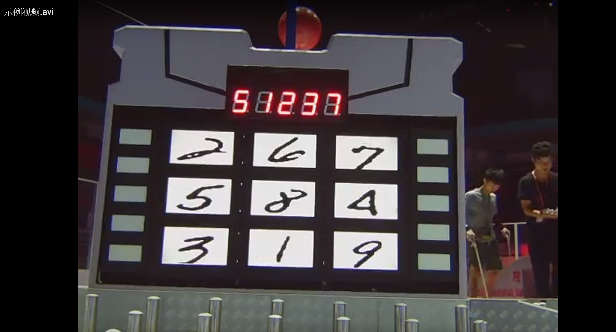
//> input picture week2_practice/Rune2.png, 616 x 332 px, given in place of Rune2.jpg, which was not available
$ ./assignment2_3__redo   (built with g++ and OpenCV 4)
//> lines starting //> are read from the running program, lines starting //| are printed output that depends on the picture; after the words box and inside, x2 and y2 are one past the last pixel; in counts of white or black regions, pixels touching at a corner belong together; pictures that were not available may be replaced by others from this repository, and a replacement may not be noted
#include <opencv2/core.hpp>
#include <opencv2/imgcodecs.hpp>
#include <opencv2/highgui.hpp>
#include <iostream>
#include "opencv2/imgproc.hpp"
#include "opencv2/imgcodecs.hpp"

#include <cstdlib>
#include <iostream>
#include <string>
#include <algorithm>
using namespace cv;
using namespace std;

Mat gray_src;
int thresh = 100;
RNG rng(12345);
int max_binary_value=255;

void threshold( Mat m);

bool comp(const vector<int>& a, const vector<int>& b)  {
	return (a[4]>b[4]);//sort in decending order
}

int main( int argc, char** argv )
{
    //2.a
    String srcName( "Rune2" );
    int i=0;

    if( argc > 1)
    {
        srcName = argv[4];
    }
    Mat src;

    src = imread( srcName+".jpg", IMREAD_COLOR );
//> src is the input picture: 332 rows x 616 cols, CV_8UC3; mean B, G, R 59.8, 57.7, 63
    i=1;
    if (src.empty()){
		src = imread( srcName+".png", IMREAD_COLOR );
        i=2;
    }

    if( src.empty() )
    {
        cout <<  "Could not open or find the src" << std::endl ;
        return -1;
    }

    //2.b
    cout<<srcName<<" size: "<<src.size()<<endl;
//| Rune2 size: [616 x 332]
    Mat src_copy=src.clone();
    imwrite(srcName+"_copy.jpg", src_copy);

	//2.c
	String srcFile;
	if (i==1){
		srcFile=srcName+=".jpg";
	}else if(i==2){
		srcFile=srcName+=".png";
	}

	cvtColor(src, gray_src, COLOR_BGR2GRAY);
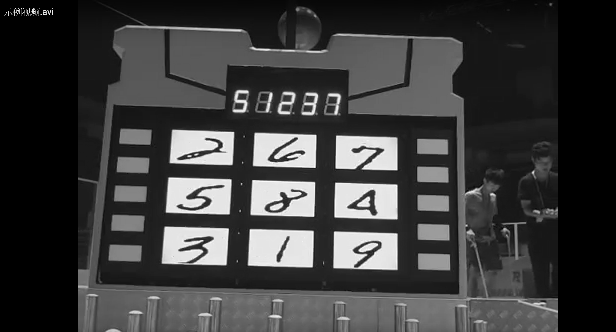
//> gray_src: 332 rows x 616 cols, CV_8UC1; min 0, max 255, mean 59.5

	Mat binary_src;
	if (i==1){
		threshold( gray_src, binary_src, 196, max_binary_value, 0 );
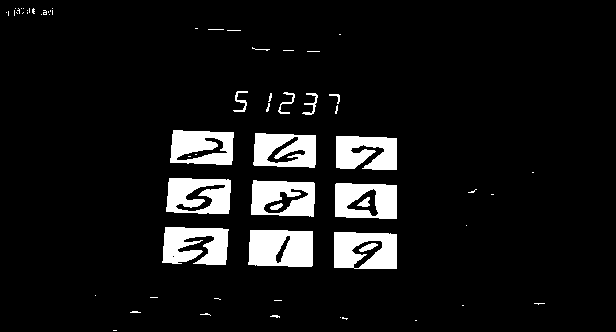
//> binary_src: 332 rows x 616 cols, CV_8UC1; 8.4% white; 65 white regions (46 under 20 px), largest, box (x1, y1, x2, y2) and area: (248, 230, 313, 267) 2162, (162, 227, 229, 265) 1935, (334, 232, 397, 269) 1863
	}else if (i==2){
		threshold( gray_src, binary_src, 221, max_binary_value, 0 );
	}
	namedWindow( "Binary: ", WINDOW_AUTOSIZE );
	imshow( "Binary: ", binary_src );

	//3
	threshold( binary_src);
    waitKey(0); // Wait for a keystroke in the window
    return 0;
}


void threshold(Mat binary_src )//this draws bounding Rect
{
//use canny operation
    Mat canny_output;
    Canny( binary_src, canny_output, thresh, thresh*2 );
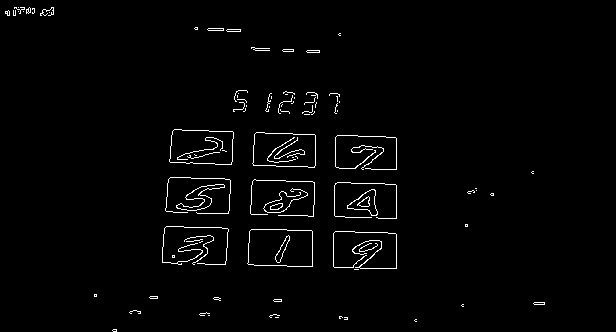
//> canny_output: 332 rows x 616 cols, CV_8UC1; 1.8% white in thin lines or dots, all inside (x1, y1, x2, y2) = (5, 7, 545, 332)

//findContours
    vector<vector<Point> > contours;
	vector<Vec4i> hierarchy;
    findContours( canny_output, contours, RETR_TREE, CHAIN_APPROX_SIMPLE );
//> contours = 123 contours, 96 with area under 20; largest, box (x1, y1, x2, y2) and area: (247, 229, 313, 267) 2284, (247, 229, 313, 267) 2283, (169, 129, 234, 165) 2016, (169, 129, 234, 165) 2016, (252, 132, 316, 168) 2004
	//findContours( canny_output, contours, RETR_EXTERNAL, CHAIN_APPROX_SIMPLE );

//find bounding polygons and then bounding rects
    vector<vector<Point> > contours_poly( contours.size() );
//> contours_poly = 123 empty contours
    vector<Rect> boundRect( contours.size() );

    for( size_t i = 0; i < contours.size(); i++ )
    {
        approxPolyDP( contours[i], contours_poly[i], 3, true );
        boundRect[i] = boundingRect( contours_poly[i] );
    }
//> this loop made 123 passes
//> after the loop, contours_poly = 123 contours, 101 with area under 20; largest, box (x1, y1, x2, y2) and area: (248, 230, 313, 267) 2174, (248, 230, 313, 266) 2142, (170, 131, 233, 165) 1938, (253, 134, 315, 168) 1936, (170, 131, 233, 164) 1906; boundRect = 123 Rects (x, y, width, height), first 8: [112, 330, 5, 2], [112, 330, 5, 1], [414, 320, 1, 1], [344, 317, 4, 3], [275, 317, 1, 1], [339, 316, 4, 2], [208, 315, 1, 1], [269, 315, 11, 2]

    Mat drawing1 = Mat::zeros( canny_output.size(), CV_8UC3 );
    for( size_t i = 0; i< contours.size(); i++ )
    {
		Scalar color = Scalar( 0, 0,255);
        drawContours( drawing1, contours, (int)i, color, 1, LINE_8, hierarchy, 0  );
		color = Scalar( 0, 255,0);
        rectangle( drawing1, boundRect[i].tl(), boundRect[i].br(), color, 1 );
    }
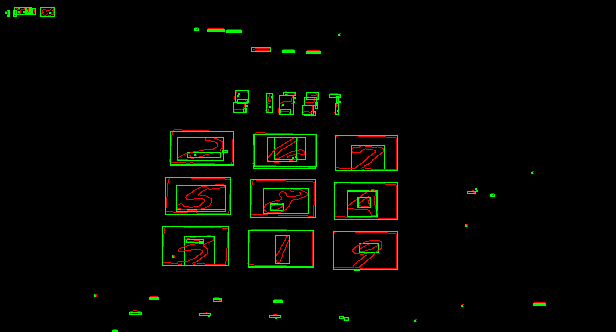
//> drawing1: 332 rows x 616 cols, CV_8UC3; mean B, G, R 0, 5.8, 3.5
//draw contour and bounding Rect
	namedWindow("contours and bounding Rect", WINDOW_AUTOSIZE);
	imshow( "contours and bounding Rect", drawing1 );


//calculate area of rects and store them in rectWithArea

	Mat drawing2 = Mat::zeros( drawing1.size(), CV_8UC3 );

	//we sort boundRect according to size
	cout<<"rectWithArea(sorted with area: "<<endl;
	vector< vector<int> > rectWithArea;

/*
	for (int i=0; i<rectWithArea.size(); i++){

		rectWithArea[i][0]=boundRect[i].x;
		rectWithArea[i][1]=boundRect[i].y;
		rectWithArea[i][2]=boundRect[i].width;
		rectWithArea[i][3]=boundRect[i].height;
		rectWithArea[i][4]=(boundRect[i].width)*(boundRect[i].height);
		cout<< "( " ;
		cout<<rectWithArea[i][0]<<" , ";
		cout<<rectWithArea[i][1]<< " , ";
		cout<<rectWithArea[i][2]<<" , ";
		cout<<rectWithArea[i][3]<<" , ";
		cout<<rectWithArea[i][4]<<" ) ";
		cout<<endl;
	}
*/

/*
if you use the code above, you will have a segmentation fault, basically you are accessing memeory wrongly.
THere are two main mistakes in the code above:
(1):
The reason is that when you declare a vector of anything, it does not contain anything yet.
Those rectWIthArea[i][0] or rectWIthArea[i][4] are not yet created. YOu need to use push_back to create them before accessing them with index!!
(2):
Before accessing rectWithArea[i], remember that it is also not created yet! "vector< vector<int> > rectWithArea(boundRect.size());" will not allocate memory to the 2D vector!

The correct form is as below:

*/
	for (int i=0; i<boundRect.size(); i++){//note that here you cannot use rectWithArea.size(), it is not yet determined
		vector<int> subVector;
		rectWithArea.push_back(subVector);//you create rectWithArea[i]

		rectWithArea[i].push_back(boundRect[i].x);
		//you create rectWithArea[i][0], later you can access it with rectWithArea[i][0]
		rectWithArea[i].push_back(boundRect[i].y);
		rectWithArea[i].push_back(boundRect[i].width);
		rectWithArea[i].push_back(boundRect[i].height);
		rectWithArea[i].push_back((boundRect[i].width)*(boundRect[i].height));
		cout<< "( " ;
		cout<<rectWithArea[i][0]<<" , ";
		cout<<rectWithArea[i][1]<<" , ";
		cout<<rectWithArea[i][2]<<" , ";
		cout<<rectWithArea[i][3]<<" , ";
		cout<<rectWithArea[i][4]<<" ) ";
		cout<<endl;
	}
//> after the loop, rectWithArea = 123 items

//sort rectWithArae
	sort(rectWithArea.begin(), rectWithArea.end(), comp);


//elimitenate rects that are almost the same, make the redundant one all 0
	for (int i=0; i<boundRect.size(); i++){//note that here you cannot use rectWithArea.size(), it is not yet determined
		for (int j=i+1; j<boundRect.size() ; j++){

		if ( abs(rectWithArea[i][0]-rectWithArea[j][0]) +  abs(rectWithArea[i][1]-rectWithArea[j][1]) + abs(rectWithArea[i][2]-rectWithArea[j][2]) +abs(rectWithArea[i][3]-rectWithArea[j][3])  <10 ){
			for (int k=0; k< 5; k++){
				rectWithArea[j][k]=0;
			}
		}

		}
	}

//sort again
	sort(rectWithArea.begin(), rectWithArea.end(), comp);

//draw the largest rectangels
	for (int i=0; i<9; i++){
// [12 lines of commented-out code are left out]
			cout<<i;
			cout<< "( " ;
			cout<<rectWithArea[i][0]<<" , ";
			cout<<rectWithArea[i][1]<<" , ";
			cout<<rectWithArea[i][2]<<" , ";
			cout<<rectWithArea[i][3]<<" , ";
			cout<<rectWithArea[i][4]<<" ) ";
			cout<<endl;

			Rect temp;
			temp.x=rectWithArea[i][0];
			temp.y=rectWithArea[i][1];
			temp.width=rectWithArea[i][2];
			temp.height=rectWithArea[i][3];
			Scalar color=Scalar(rng.uniform(0,255),rng.uniform(0,255),rng.uniform(0,255) );
			rectangle( drawing2, temp.tl(), temp.br(), color, 2 );

	}
//> this loop made 9 passes
//> (printed output is left out)
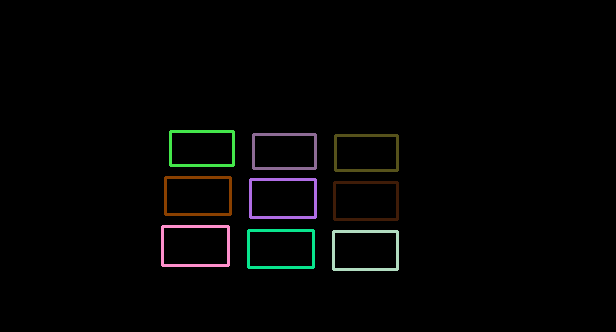
//> drawing2: 332 rows x 616 cols, CV_8UC3; mean B, G, R 3, 3.6, 3.3

	namedWindow("9 squares", WINDOW_AUTOSIZE);
	imshow( "9 squares", drawing2 );
	cout<<"end"<<endl;
}

$ run again, with week2_practice/Rune1.jpg saved as week2_practice/Rune2.png
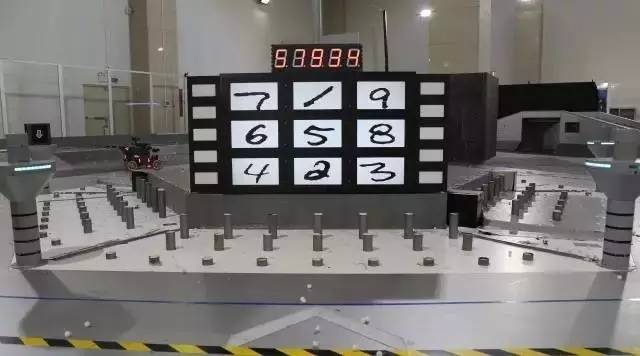
//> input picture week2_practice/Rune1.jpg, 640 x 356 px, given in place of Rune2.jpg, which was not available
//> src is the input picture: 356 rows x 640 cols, CV_8UC3; mean B, G, R 111.9, 113.6, 116.4
//| Rune2 size: [640 x 356]
//> binary_src: 356 rows x 640 cols, CV_8UC1; 5% white; 148 white regions (121 under 20 px), largest, box (x1, y1, x2, y2) and area: (483, 242, 544, 274) 1203, (294, 82, 341, 109) 1070, (294, 120, 341, 147) 1000
//> canny_output: 356 rows x 640 cols, CV_8UC1; 1.8% white in thin lines or dots
//> contours = 262 contours, 243 with area under 20; largest, box (x1, y1, x2, y2) and area: (356, 119, 404, 147) 1254, (356, 119, 404, 147) 1254, (293, 157, 341, 185) 1208, (293, 157, 341, 185) 1205, (303, 124, 335, 146) 267
//> in threshold, `vector<vector<Point> > contours_poly( contours.size() );`: contours_poly = 262 empty contours
//> after the loop in threshold, `for( size_t i = 0; i < contours.size(); i++ )`: contours_poly = 262 contours, 240 with area under 20; largest, box (x1, y1, x2, y2) and area: (357, 119, 404, 147) 1171, (357, 119, 404, 147) 1149, (293, 157, 341, 184) 1139, (293, 157, 341, 184) 1117, (303, 124, 335, 146) 258; boundRect = 262 Rects (x, y, width, height), first 8: [431, 347, 9, 2], [431, 347, 9, 1], [446, 345, 1, 1], [446, 346, 1, 1], [625, 297, 15, 3], [517, 286, 1, 1], [515, 281, 6, 4], [526, 279, 1, 1]
//> after the loop in threshold, `for( size_t i = 0; i< contours.size(); i++ )`:
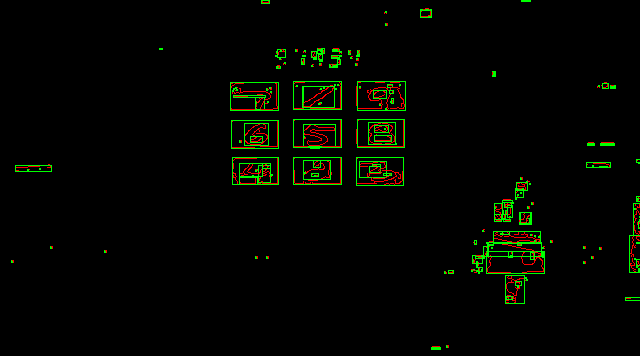
//> drawing1: 356 rows x 640 cols, CV_8UC3; mean B, G, R 0, 5.4, 3.1
//> the loop in threshold, `for (int i=0; i<boundRect.size(); i++)` made 262 passes
//| ( 431 , 347 , 9 , 2 , 18 )
//| ( 431 , 347 , 9 , 1 , 9 )
//| ( 446 , 345 , 1 , 1 , 1 )
//| ( 446 , 346 , 1 , 1 , 1 )
//| ( 625 , 297 , 15 , 3 , 45 )
//> (output is shown up to pass 5 of 262)
//> after the loop in threshold, `for (int i=0; i<boundRect.size(); i++)`: rectWithArea = 262 items
//> the loop in threshold, `for (int i=0; i<9; i++)` made 9 passes
//| 357 , 81 , 48 , 29 , 1392 ) 293 , 119 , 48 , 28 , 1344 ) 230 , 82 , 48 , 28 , 1344 ) 293 , 81 , 48 , 28 , 1344 ) 231 , 120 , 47 , 28 , 1316 )
//> (output is shown up to pass 5 of 9)
//> after the loop in threshold, `for (int i=0; i<9; i++)`:
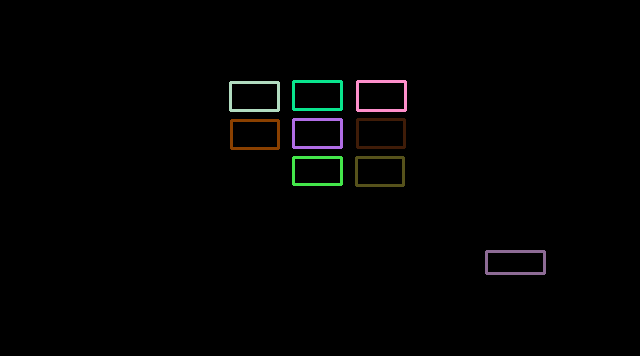
//> drawing2: 356 rows x 640 cols, CV_8UC3; mean B, G, R 2.1, 2.4, 2.2
